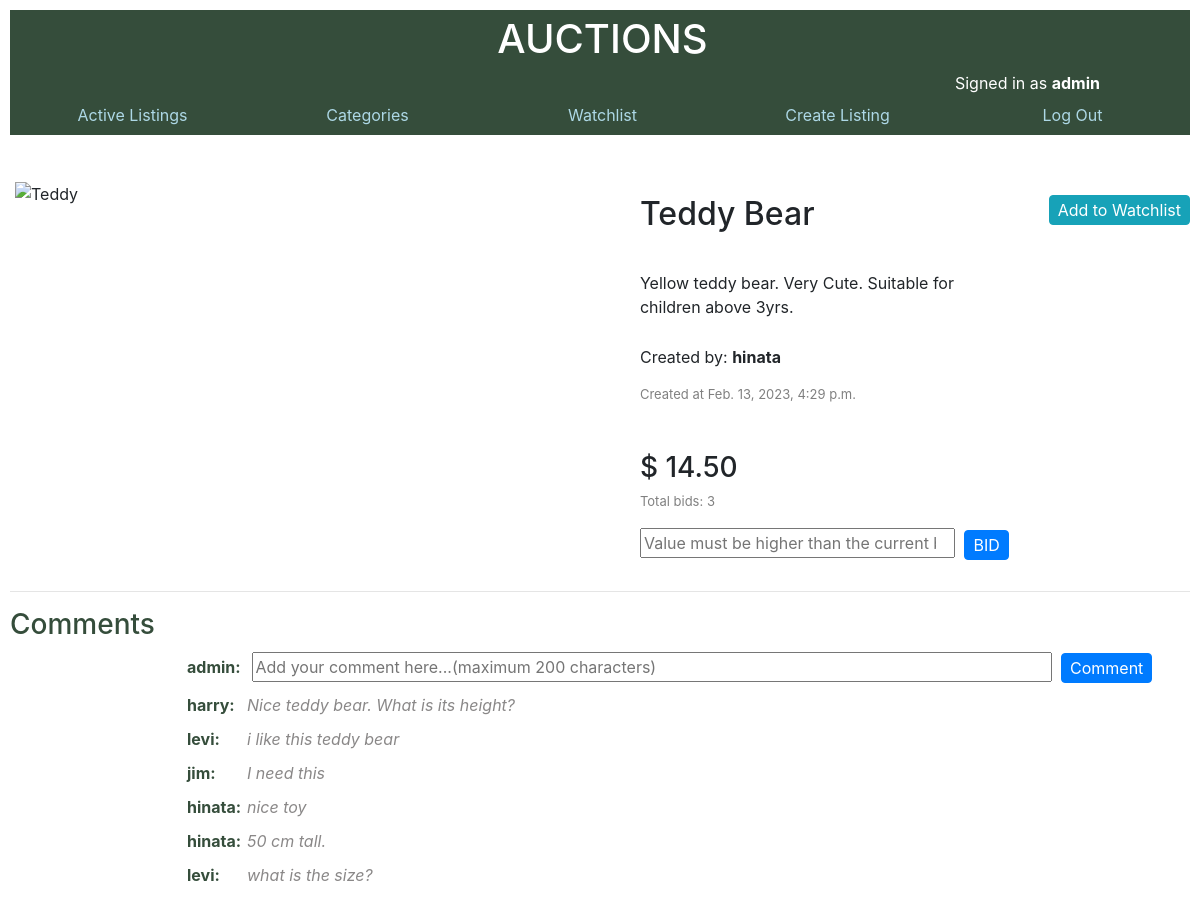
Screenshot of /listing/11 (signed in) with the database file from the repository.
### auctions/models.py (models this page shows, shortened)
class User(AbstractUser):
    pass

class AuctionListing(models.Model):
    CATEGORIES = [  ('ELECTRONICS','Electronics'),
                    ('FASHION','Fashion'),
                    ('TOYS','Toys'),
                    ('HOME APPLIANCES','Home Appliances'),
                    ('OTHER','Other'),
    ]
    title = models.CharField(max_length=120)
    description = models.CharField(max_length=500)
    image_path = models.URLField(max_length=300 , blank = True)
    owner = models.ForeignKey(User, on_delete=models.CASCADE, related_name="auction_listings")
    category = models.CharField(max_length=15,choices=CATEGORIES, default = 'OTHER')
    price = models.DecimalField(max_digits=20, decimal_places=2)
    is_active = models.BooleanField(default=True)
    time_stamp = models.DateTimeField(auto_now_add=True)
    highest_bidder = models.ForeignKey(User,models.SET_NULL,blank=True,null=True)

class Comment(models.Model):
    user = models.ForeignKey(User, on_delete=models.CASCADE)
    auction_listing = models.ForeignKey(AuctionListing, on_delete=models.CASCADE, related_name="comments")
    text = models.CharField(max_length=200)

### auctions/views.py (the view, shortened to what this page needs)
# urls.py: path("listing/<str:key>",views.listing, name="listing"),
def listing(request, key ):
    auction_listing = AuctionListing.objects.get(pk = key)
    bid_count = get_bid_count(auction_listing)
    if request.user.is_authenticated:
        return render (request, "auctions/listing.html", {
            "listing" : auction_listing,
            "count" : get_count(request),
            "bid_count": bid_count,
            "bidform": BidForm(),
            "in_watchlist":in_watchlist(auction_listing,request.user),
            "commentform": CommentForm(),
            "commentlist": get_comments(auction_listing),
        })

### auctions/views.py
class BidForm(ModelForm):
    class Meta:
        model = Bid
        fields = ['price',]
        labels = {
            'price' : _(''),
        }
        widgets = {
            'price' : NumberInput( attrs = { 'placeholder': "Value must be higher than the current bid." ,}),
        }

class CommentForm(ModelForm):
    class Meta:
        model = Comment
        fields = ['text']
        labels = {
            'text' : _(''),
        }
        widgets = {
            'text' : TextInput( attrs ={ 'placeholder':"Add your comment here...(maximum 200 characters)"}),
        }

### auctions/views.py (called while the page is built)
def get_count(request):
    if request.user.is_authenticated:
        count = len(request.user.watchlist.all())
        if count:
            return count
    return ''

def get_comments(auction_listing):
    return Comment.objects.filter(auction_listing=auction_listing).order_by('-pk')

def get_bid_count(auction_listing):
    return len(auction_listing.bids.all())

def in_watchlist(auction_listing, user):
    if user.watchlist.filter(auction_listing=auction_listing):
        return True
    return False

### auctions/templates/auctions/listing.html (shortened to what this page needs)
{% extends 'auctions/layout.html' %}
{% block body %}
<div class="listingitem">
    <div class="listingitem_image">
        {% if listing.image_path %}
            <img src={{listing.image_path}} alt={{listing.title}}>
        {% else %}
            <div class="noimage">
                <h5>NO IMAGE</h5>
            </div>
        {% endif %}
    </div>
    <div class="listingtext">
        <h2 class="listingtitle">{{listing.title}}</h2>
        <p class="listingdesc"> {{listing.description}}</p>
        <p> Created by: <strong>{{listing.owner.username}}</strong></p>
        <p class="created">Created at {{listing.time_stamp}}</p>
        <h3 class="listingprice">$ {{listing.price}}</h3>
        <p class="created">Total bids: {{bid_count}}</p>
        {% if user.is_authenticated %}
            {% if listing.is_active %}
                {% if user != listing.owner %}
                    <form action="{% url 'bid' listing.pk %}" method="post">
                        <div class="bidinput">{{bidform}}</div>
                        <input class ="bid btn btn-primary" type ="submit" value="BID">
                    </form>
                {% else %}
                    <form action="{% url 'close' listing.pk %}" method="post">
                        {% csrf_token %}
                        <input type="submit" class="btn btn-danger" value="Close Bid">
                    </form>
                {% endif %}
            {% endif %}
        {% endif %}
    </div>
    {% if user.is_authenticated %}
    <div class="watchlistbtn">
        {%if in_watchlist %}
        <form action="{% url 'delete' listing.pk %}" method="post">
            {% csrf_token %}
            <input class ="watchlist btn btn-secondary" type ="submit" value="Remove from Watchlist">
        </form>
        {% else %}
        <form action="{% url 'add' listing.pk %}" method="post">
            <input class ="watchlist btn btn-info" type ="submit" value="Add to Watchlist">
        </form>
        {%endif%}
    </div>
    {%endif%}
</div>
<hr>
<div class="comments">
    <h3 style="color: rgb(53, 77, 59);"> Comments </h3>
    {% if user.is_authenticated %}
    <div class="commentwrapper">
        <form action="{% url 'addcomment' listing.pk %}" method="post">
            <div class="commenter">
                {{user.username}}:
            </div>
            <div class="commenttext">{{commentform}}</div>
            <input type="submit" class ="bid btn btn-primary"value="Comment">
        </form>
    </div>
    {% endif %}
    {% for comment in commentlist %}
        <div class="commentwrapper">
            <div class="commenter">
                {{comment.user.username}}:
            </div>
            <div class="commenttext">
                {{ comment.text }}
            </div>
        </div>
    {% empty %}
    <div class="commentwrapper">
        <div class="empty"> No comments yet !!</div>
    </div>
    {% endfor %}
</div>
{% endblock %}

### auctions/templates/auctions/layout.html (shortened to what this page needs)
{% load static %}
<!DOCTYPE html>
<html lang="en">
    <head>
        <link rel="stylesheet" href="https://stackpath.bootstrapcdn.com/bootstrap/4.4.1/css/bootstrap.min.css">
        <link href="{% static 'auctions/styles.css' %}" rel="stylesheet">
    </head>
    <body>
        <div class="header">
        <h1 >AUCTIONS</h1>
        <div class="signedin">
            {% if user.is_authenticated %}
                Signed in as <strong>{{ user.username }}</strong>
            {% else %}
                Not signed in.
            {% endif %}
        </div>
        <ul class="nav linkwrap">
            <li class=" link nav-item">
                <a class="nav-link" href="{% url 'index' %}">Active Listings</a>
            </li>
            {% if user.is_authenticated %}
                <li class="link nav-item">
                    <a class="nav-link" href="{% url 'categories' %}">Categories</a>
                </li>
                <li class="link nav-item">
                    <a class=" nav-link" href="{% url 'watchlist' %}">Watchlist<sup>{{count}}</sup></a>
                </li>
                <li class="link nav-item">
                    <a class="nav-link" href="{% url 'createlisting' %}">Create Listing</a>
                </li>
                <li class="link nav-item">
                    <a class="nav-link" href="{% url 'logout' %}">Log Out</a>
                </li>
            {% endif %}
        </ul>
        </div>
        {% block body %}
        {% endblock %}
    </body>
</html>

### auctions/static/auctions/styles.css (style rules this page uses)
body { padding: 10px; min-width: 460px; }
img { width: 100%; height:100%; }
.created { color: grey; font-size: small; }
input , select, textarea { width: 80%; }
.header { background-color: rgb(53, 77, 59); color: white; padding-left: 5px; margin-bottom: 40px; }
.link { width: 20%; color: lightblue; }
.link a { color: lightblue; }
.linkwrap { display: flex; flex: wrap; text-align: center; }
h1 { text-align: center; padding-top: 5px; }
.signedin { margin-left: auto; margin-right: 90px; text-align: right; }
.listingitem { height: min-content; width: 100%; margin: 5px auto; display: flex; }
.listingitem_image { width:50%; min-width: 400px; height: 400px; padding: 5px; }
.listingtext { margin-left:10%; margin-top: 20px; margin-bottom:auto; }
.listingtitle { padding-bottom:30px; }
.listingdesc { padding-bottom: 10px; width: 80%; }
.listingprice { padding-top: 30px; }
.bidinput { display: inline-block; width: 315px; margin-right: 5px; }
.bidinput input { width: inherit; }
.bid , .watchlist { width: fit-content; padding: 2px 8px; }
.watchlist { margin-top: 20px; }
.commentwrapper { display: flex; margin-left: 15%; margin-top: 10px; }
.commenter { display: inline-block; font-weight: bold; color: rgb(53, 77, 59); width:60px; }
.commenttext { display: inline-block; color:rgb(138, 136, 136); font-style: italic; }
.commenttext input { width: 800px; margin-right: 5px; }

### rows the page displays
User: username "admin"
AuctionListing: title "Teddy Bear", description "Yellow teddy bear. Very Cute. Suitable for children above 3yrs.", owner.username "hinata", time_stamp "Feb. 13, 2023, 4:29 p.m.", price "14.50"
Comment: user.username "harry", text "Nice teddy bear. What is its height?"
Comment: user.username "levi", text "i like this teddy bear"
Comment: user.username "jim", text "I need this"
Comment: user.username "hinata", text "nice toy"
Comment: user.username "hinata", text "50 cm tall."
Comment: user.username "levi", text "what is the size?"

### other values shown
{{ bid_count }} "3"
